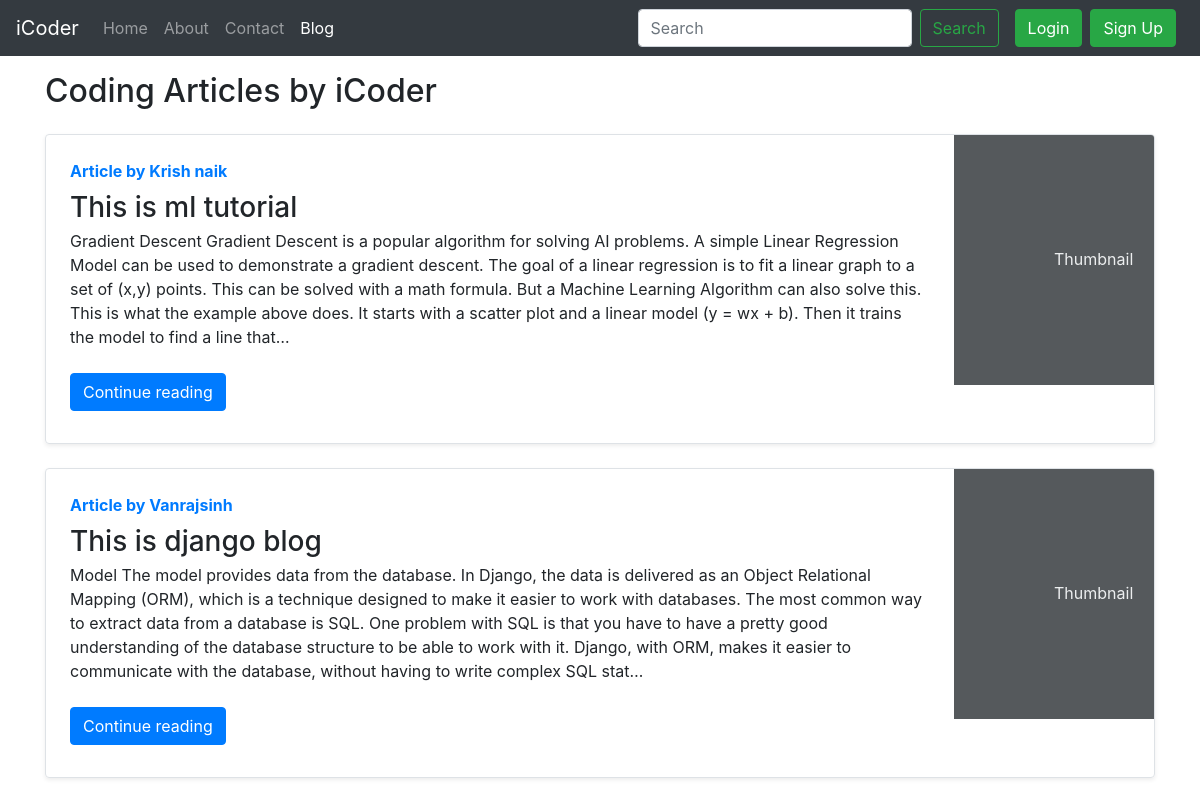
Screenshot of /blog/ with the database file from the repository.
### blog/models.py (models this page shows, shortened)
class Post(models.Model):
    sno=models.AutoField(primary_key=True)
    title=models.CharField(max_length=255)
    author=models.CharField(max_length=14)
    slug=models.CharField(max_length=130)
    timeStamp=models.DateTimeField(blank=True)
    content=models.TextField()

### blog/views.py (the view)
# urls.py: path('', views.blogHome, name="bloghome"),
def blogHome(request):
    allPosts= Post.objects.all()
    context={'allPosts': allPosts}
    return render(request, "blog/blogHome.html", context)

### templates/blog/blogHome.html (shortened to what this page needs)
{% extends 'base.html' %}
{% block blogactive %} active {% endblock blogactive %}
{% block body %}
<div class="container my-3">
    <h2>Coding Articles by iCoder</h2>
    {% for post in allPosts %}
    <div class="row no-gutters border rounded overflow-hidden flex-md-row mb-4 shadow-sm h-md-250 my-4 position-relative">
        <div class="col p-4 d-flex flex-column position-static">
            <strong class="d-inline-block mb-2 text-primary">Article by {{ post.author }}</strong>
            <h3 class="mb-0">{{ post.title }}</h3>
            <p class="card-text mb-auto">
                <div class="preview">{{ post.content|truncatechars:500|safe }}</div>
            </p>
            <div class="my-2">
                <a href="/blog/{{ post.slug }}" role="button" class="btn btn-primary">Continue reading</a>
            </div>
        </div>
        <div class="col-auto d-none d-lg-block">
            <svg class="bd-placeholder-img" width="200" height="250" xmlns="http://www.w3.org/2000/svg" preserveAspectRatio="xMidYMid slice" focusable="false" role="img" aria-label="Placeholder: Thumbnail">
                <text x="50%" y="50%" fill="#eceeef" dy=".3em">Thumbnail</text>
            </svg>
        </div>
    </div>
    {% endfor %}
</div>
{% endblock %}

### rows the page displays
Post: author "Krish naik", title "This is ml tutorial", content "Gradient Descent Gradient Descent is a popular algorithm for solving AI problems. A simple Linear Regression Model can be used to demonstrate a gradient descent. The goal of a linear regression is to fit a linear graph to a set of (x,y) points. This can be solved with a math formula. But a Machine Learning Algorithm can also solve this. This is what the example above does. It starts with a scatter plot and a linear model (y = wx + b). Then it trains the model to find a line that…"
Post: author "Vanrajsinh", title "This is django blog", content "Model The model provides data from the database. In Django, the data is delivered as an Object Relational Mapping (ORM), which is a technique designed to make it easier to work with databases. The most common way to extract data from a database is SQL. One problem with SQL is that you have to have a pretty good understanding of the database structure to be able to work with it. Django, with ORM, makes it easier to communicate with the database, without having to write complex SQL stat…"
